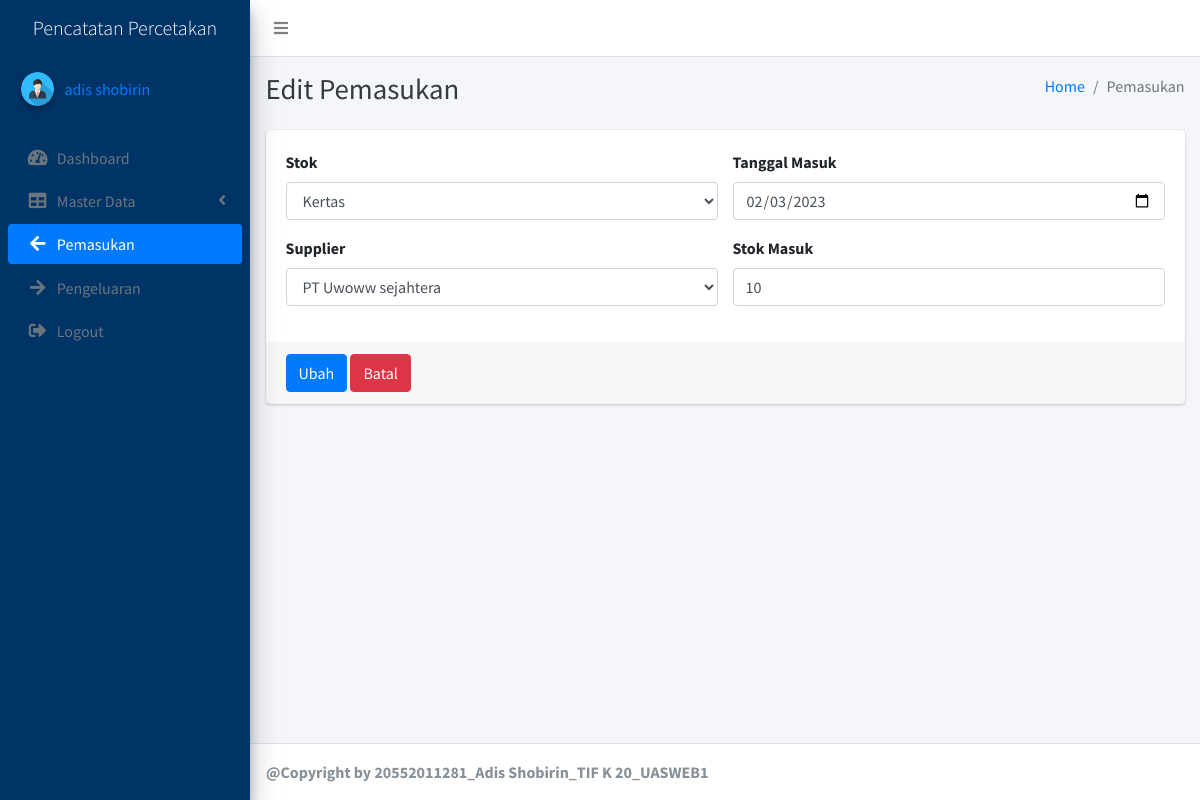
Page /pages/pemasukan/editPemasukan.php?id=1 (signed in) on the committed database.
### tables this page shows
CREATE TABLE `pengguna` (
  `id` int(11) NOT NULL,
  `nama_lengkap` varchar(150) NOT NULL,
  `username` varchar(100) NOT NULL,
  `password` varchar(100) NOT NULL
);

CREATE TABLE `pemasukan` (
  `id` int(11) NOT NULL,
  `id_stok` int(11) NOT NULL,
  `tgl_pemasukan` date NOT NULL,
  `id_supplier` int(11) NOT NULL,
  `stok_pemasukan` int(11) NOT NULL
);

### pages/pemasukan/editPemasukan.php (the view, shortened to what this page needs)
<?php
include('../../connectDB.php');
if ($_SESSION['session']) {
    $id = $_SESSION['session'];
    $sql = mysqli_query($connect, "SELECT * FROM pengguna WHERE id='$id'");
    $data = mysqli_fetch_assoc($sql);
}
$idDetail = $_GET['id'];
$getData = mysqli_query($connect, "SELECT * FROM pemasukan WHERE id='$idDetail'");
$detailData = mysqli_fetch_assoc($getData);
?>
<!DOCTYPE html>
<html>
<head>
    <link rel="stylesheet" href="../../plugins/fontawesome-free/css/all.min.css">
    <link rel="stylesheet" href="https://code.ionicframework.com/ionicons/2.0.1/css/ionicons.min.css">
    <link rel="stylesheet" href="../../plugins/tempusdominus-bootstrap-4/css/tempusdominus-bootstrap-4.min.css">
    <link rel="stylesheet" href="../../dist/css/adminlte.min.css">
</head>
<body class="hold-transition sidebar-mini layout-fixed">
    <div class="wrapper">
        <nav class="main-header navbar navbar-expand navbar-white navbar-light">
            <ul class="navbar-nav">
                <li class="nav-item">
                    <a class="nav-link" data-widget="pushmenu" href="#" role="button"><i class="fas fa-bars"></i></a>
                </li>
            </ul>
        </nav>
        <aside class="main-sidebar elevation-4" style="background-color: #003467;">
            <a href="../../index.php" class="brand-link text-center text-white">
                <span class="brand-text font-weight-light">Pencatatan Percetakan</span>
            </a>
            <div class="sidebar">
                <div class="user-panel mt-3 pb-3 mb-3 d-flex">
                    <div class="image">
                        <img src="../../dist/img/user.png" class="img-circle elevation-2" alt="User Image">
                    </div>
                    <div class="info">
                        <a href="../profile/profile.php" class="d-block">
                            <?php echo $data['nama_lengkap']; ?>
                        </a>
                    </div>
                </div>
                <nav class="mt-2">
                    <ul class="nav nav-pills nav-sidebar flex-column" data-widget="treeview" role="menu"
                        data-accordion="false">
                        <li class="nav-item">
                            <a href="../../index.php" class="nav-link">
                                <i class="nav-icon fas fa-tachometer-alt"></i>
                                <p>
                                    Dashboard
                                </p>
                            </a>
                        </li>
                        <li class="nav-item has-treeview">
                            <a href="#" class="nav-link">
                                <i class="nav-icon fas fa-table"></i>
                                <p>
                                    Master Data
                                    <i class="fas fa-angle-left right"></i>
                                </p>
                            </a>
                        </li>
                        <li class="nav-item">
                            <a href="pemasukan.php" class="nav-link active">
                                <i class="nav-icon fas fa-arrow-left"></i>
                                <p>
                                    Pemasukan
                                </p>
                            </a>
                        </li>
                        <li class="nav-item">
                            <a href="../pengeluaran/pengeluaran.php" class="nav-link">
                                <i class="nav-icon fas fa-arrow-right"></i>
                                <p>
                                    Pengeluaran
                                </p>
                            </a>
                        </li>
                        <li class="nav-item">
                            <a href="../login/logout.php" class="nav-link">
                                <i class="nav-icon fas fa-sign-out-alt"></i>
                                <p>
                                    Logout
                                </p>
                            </a>
                        </li>
                    </ul>
                </nav>
            </div>
        </aside>
        <div class="content-wrapper">
            <div class="content-header">
                <div class="container-fluid">
                    <div class="row mb-2">
                        <div class="col-sm-6">
                            <h1 class="m-0 text-dark">Edit Pemasukan</h1>
                        </div>
                        <div class="col-sm-6">
                            <ol class="breadcrumb float-sm-right">
                                <li class="breadcrumb-item"><a href="#">Home</a></li>
                                <li class="breadcrumb-item active">Pemasukan</li>
                            </ol>
                        </div>
                    </div>
                </div>
            </div>
            <section class="content">
                <div class="container-fluid">
                    <div class="row">
                        <div class="col-12">
                            <div class="card">
                                <form role="form" method="POST" enctype="multipart/form-data">
                                    <div class="card-body">
                                        <div class="row">
                                            <div class="col-6">
                                                <div class="form-group">
                                                    <label>Stok</label>
                                                    <select name="id_stok" class="form-control" required>
                                                        <?php
                                                        $stok = mysqli_query($connect, "SELECT * FROM stok");
                                                        while ($dataStok = mysqli_fetch_assoc($stok)) {
                                                            if ($dataStok['id'] == $detailData['id_stok']) {
                                                                $selected = 'selected';
                                                            } else {
                                                                $selected = '';
                                                            }
                                                            $option = '<option value="' . $dataStok['id'] . '"' . $selected . '>' . $dataStok['nama_stok'] . '</option>';
                                                            echo $option;
                                                        }
                                                        ?>
                                                    </select>
                                                </div>
                                            </div>
                                            <div class="col-6">
                                                <div class="form-group">
                                                    <label>Tanggal Masuk</label>
                                                    <input type="date" class="form-control" name="tgl_pemasukan"
                                                        required placeholder="Tanggal Masuk"
                                                        value="<?php echo $detailData['tgl_pemasukan'] ?>">
                                                </div>
                                            </div>
                                            <div class="col-6">
                                                <div class="form-group">
                                                    <label>Supplier</label>
                                                    <select name="id_supplier" class="form-control" required>
                                                        <?php
                                                        $supplier = mysqli_query($connect, "SELECT * FROM supplier");
                                                        while ($dataSupplier = mysqli_fetch_assoc($supplier)) {
                                                            if ($dataSupplier['id'] == $detailData['id_supplier']) {
                                                                $selected = 'selected';
                                                            } else {
                                                                $selected = '';
                                                            }
                                                            $option = '<option value="' . $dataSupplier['id'] . '"' . $selected . '>' . $dataSupplier['nama'] . '</option>';
                                                            echo $option;
                                                        }
                                                        ?>
                                                    </select>
                                                </div>
                                            </div>
                                            <div class="col-6">
                                                <div class="form-group">
                                                    <label>Stok Masuk</label>
                                                    <input type="number" class="form-control" name="stok_pemasukan"
                                                        required placeholder="Stok Masuk"
                                                        value="<?php echo $detailData['stok_pemasukan'] ?>">
                                                </div>
                                            </div>
                                        </div>
                                    </div>
                                    <div class="card-footer">
                                        <input type="submit" class="btn btn-primary" name="update_pemasukan"
                                            value="Ubah">
                                        <a href="pemasukan.php" class="btn btn-danger">Batal</a>
                                    </div>
                                </form>
                            </div>
                        </div>
                    </div>
                </div>
            </section>
        </div>
        <footer class="main-footer">
                  <strong>@Copyright by 20552011281_Adis Shobirin_TIF K 20_UASWEB1</strong>
        </footer>
    </div>
</body>
</html>

### rows in the picture
pengguna: nama_lengkap "adis shobirin"
pemasukan: tgl_pemasukan "02/03/2023", stok_pemasukan "10"

### other values in the picture
form field id_stok "Kertas"
form field id_supplier "PT Uwoww sejahtera"
